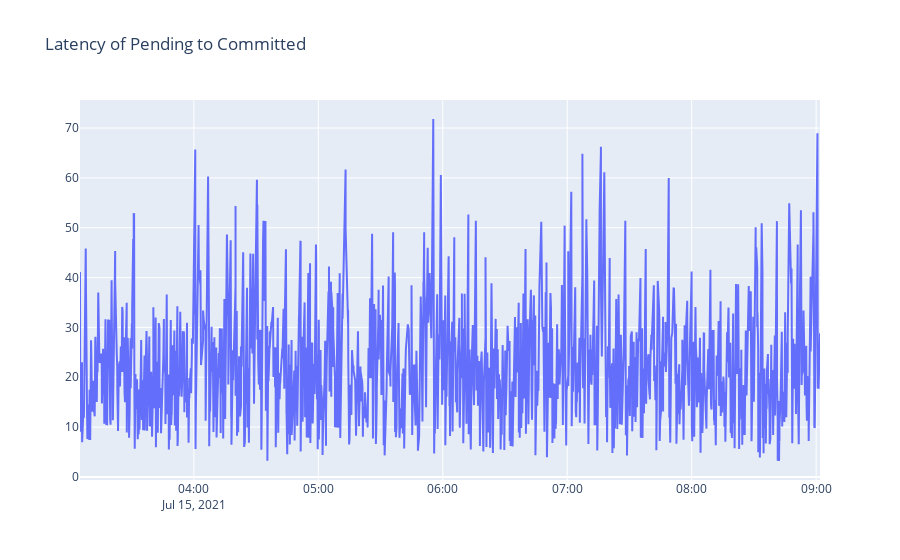

The cell this chart's notebook holds for it:
### Markdown cell above
# Latest 6 Hours Transactions Latency of Pending to Committed

### Code cell
latency_of_pending_to_ommitted=transactions_analyzer.latency_of_pending_to_ommitted()
fig = go.Figure(go.Scatter(
    x = latency_of_pending_to_ommitted['time'],
    y = latency_of_pending_to_ommitted['From Pending to Committed'],
))

fig.update_layout(
    title = 'Latency of Pending to Committed',
#     xaxis_tickformat = '%d %B (%a)<br>%Y'
)

fig.show()

### Figure 1 — Plotly figure (JSON) as saved in the notebook; plotly's stock layout.template omitted (floating-point values rounded to 4 significant figures; data arrays with more than 128 entries replaced by an {"elided": "..."} marker saying what was removed)
{"data": [{"type": "scatter", "x": {"elided": "1874 str values"}, "y": {"elided": "1874 float values"}}], "layout": {"title": {"text": "Latency of Pending to Committed"}}}
